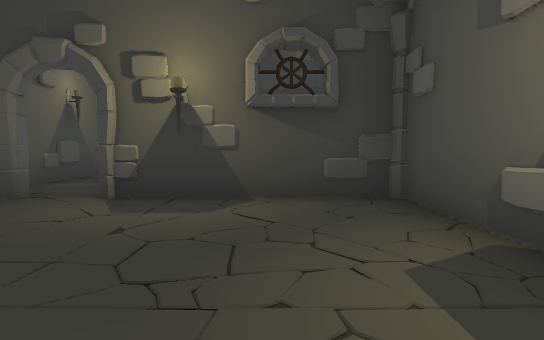
[1] (above)

19 first-person views from a walk through a scene from a Unity 3-D project. The camera is 1.3 m above the floor, tilts 4° down and sees 80° across. The floor is counted in squares, 2 m on a side. Each view is taken from the middle of a square. On the plan, view 1 faces up. The plan holds only what a view shows up to about 10 squares ahead; the rest is blank. The place goes on beyond the plan. The player character is not drawn. Door leaves are left out, so doorways stand open.

[2]
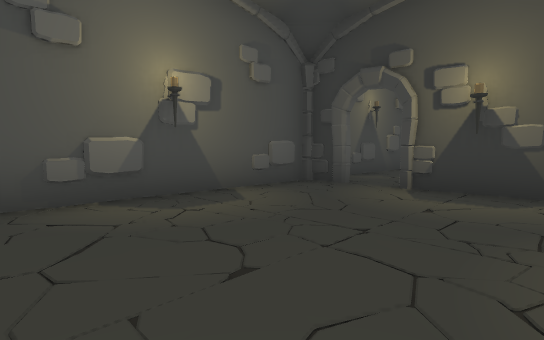

[3]
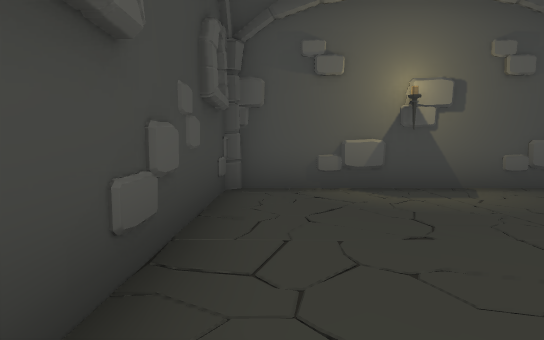

[4]
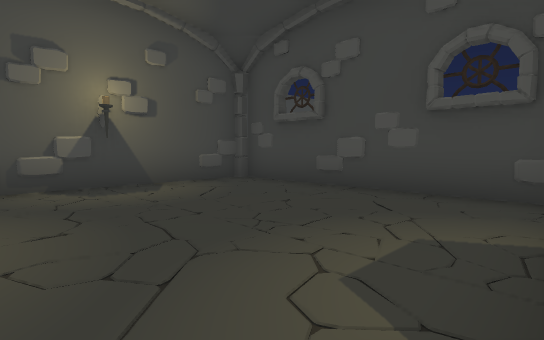

[5]
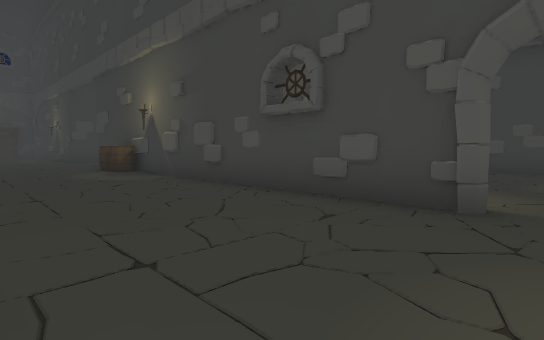

[6]
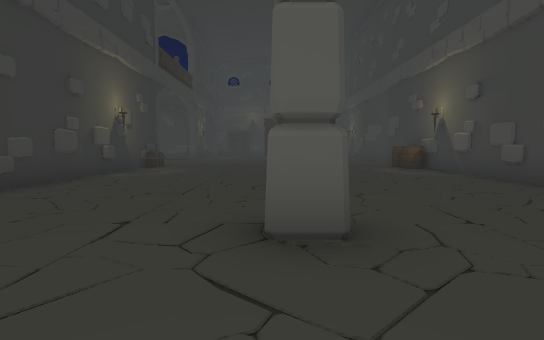

[7]
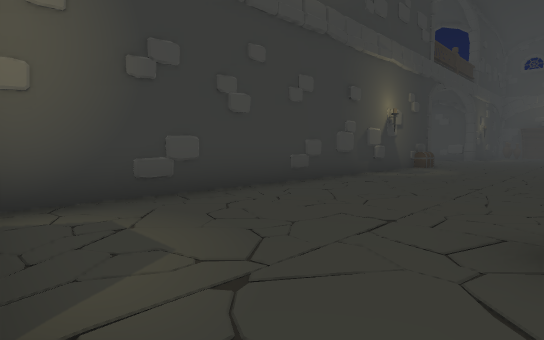

[8]
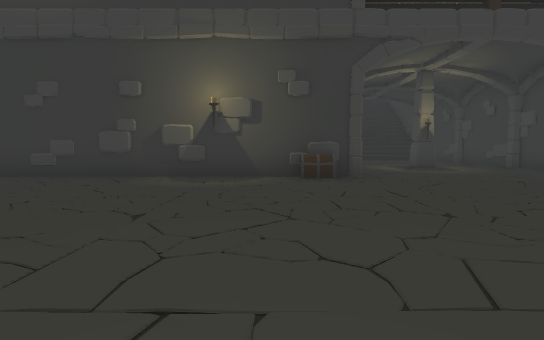

[9]
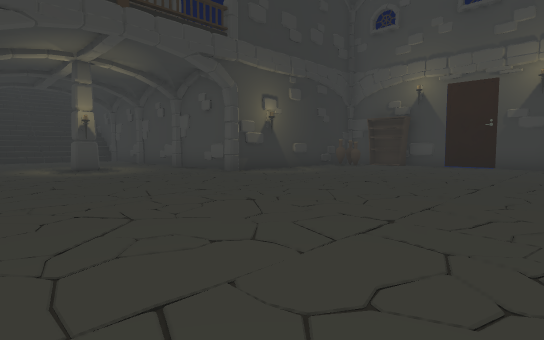

[10]
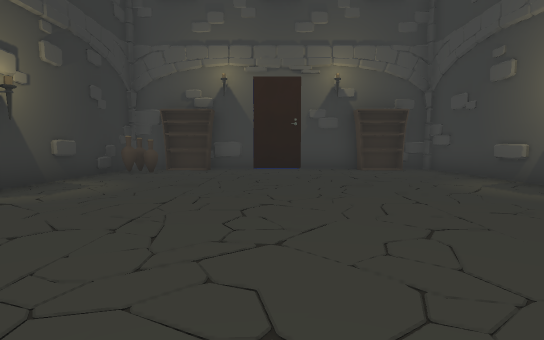

[11]
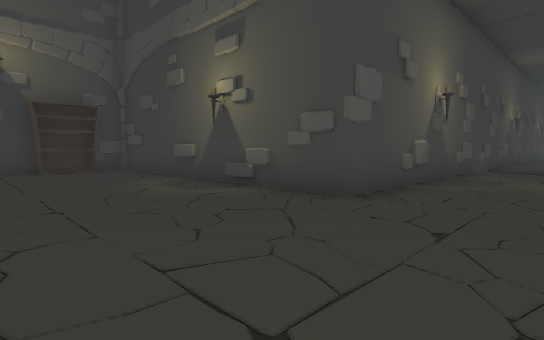

[12]
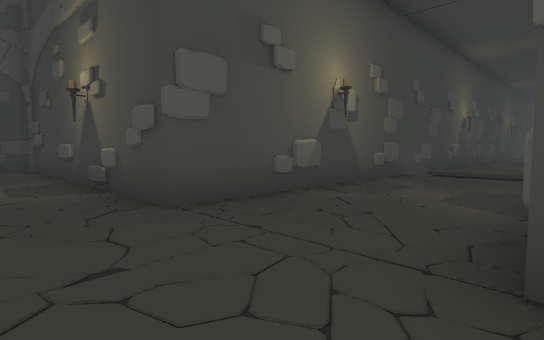

[13]
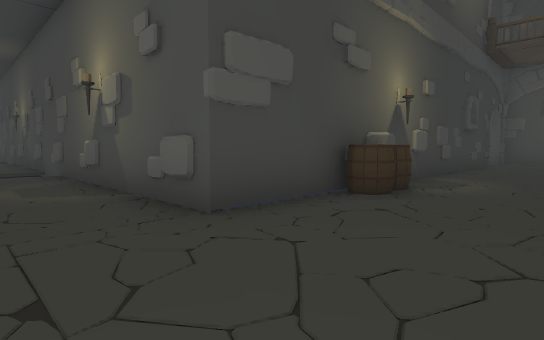

[14]
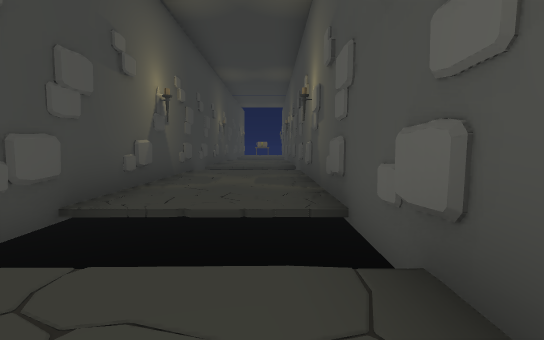

[15]
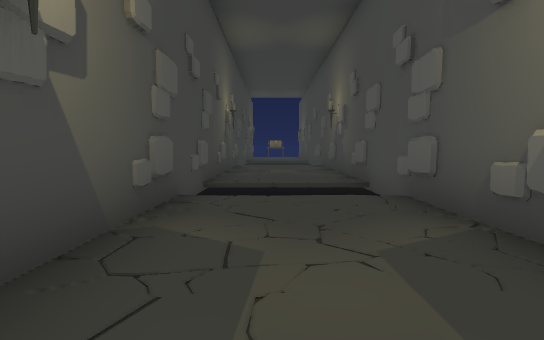

[16]
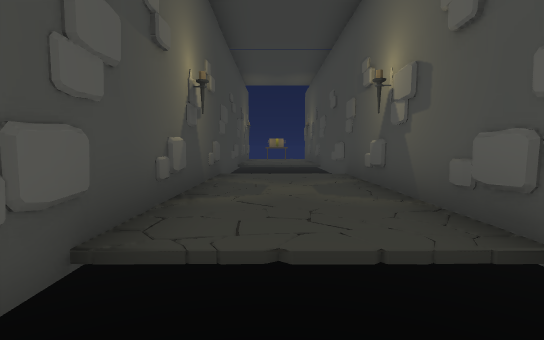

[17]
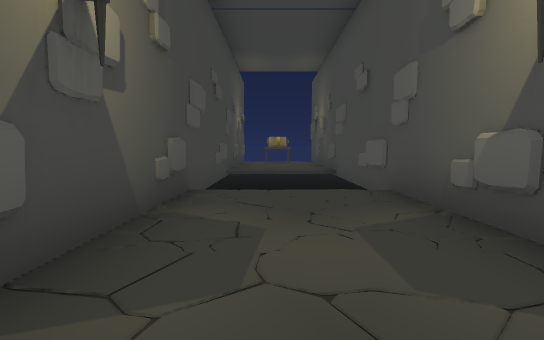

[18]
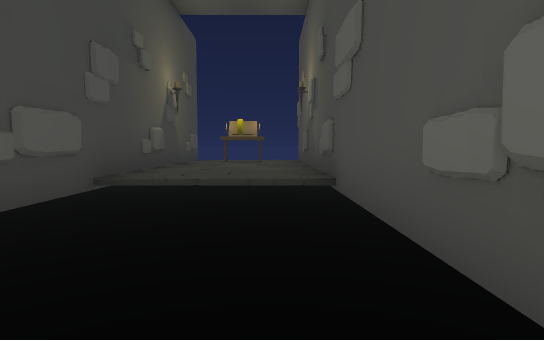

[19]
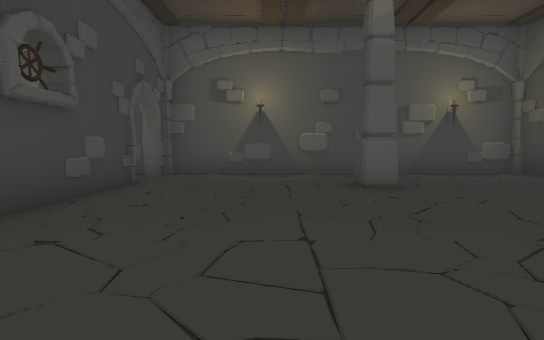

### Floor plan
Key: @ floor where view 1 was taken; # wall or solid block; . main floor; - floor 0.5 m lower than the main floor; / step, stairs or slope; D open door; O other object.
Columns run from 5 left of view 1 to 20 right of it. Each row starts with its distance up from view 1.
 16                OO
 15               .... #
 14  ###########  .... ###
 13 ##....##....OO.... O.##OO#
 12 #......................OO#
 11 #........................#
 10 #........................#
  9 #..O.....................#
  8 ##.O.....................#
  7  #.......................#
  6  #......................O#
  5  DD........OO............#
  4 ##.O########O##...########
  3 #......#      #...#
  2 #......#      #...#
  1 #......#      #...#
  0 ##...@.#      #...#
 -1  #.....#      #...#
 -2  #######      #---#
 -3               #---#
 -4               #...#
 -5               #...#
 -6               #...#
 -7               #...#
 -8               #...#
 -9               #...#
-10               #   #
-11               #///#
-12               #...#
-13               #...#
-14               #...#
-15               #...#
-16               #...#
-17               #///#
-18               #   #
-19               #---#
-20               #---#
-21               #///#
-22               #...#
-23               #...#
-24               #...#
-25               #...#
-26               #.O.#
-27               #   #

Positions as (right, up) in squares from view 1, and headings:
1: (0, 0), facing up
2: (0, -1), facing up-left
3: (1, -1), facing left
4: (-4, 3), facing down-right
5: (-3, 8), facing down-right
6: (-4, 9), facing right
7: (-4, 9), facing up-right
8: (6, 6), facing up
9: (8, 6), facing up-right
10: (10, 9), facing right
11: (10, 8), facing down-right
12: (9, 6), facing down-right
13: (11, 7), facing down-left
14: (10, 0), facing down
15: (11, -5), facing down
16: (11, -9), facing down
17: (11, -12), facing down
18: (10, -17), facing down
19: (4, 7), facing left
